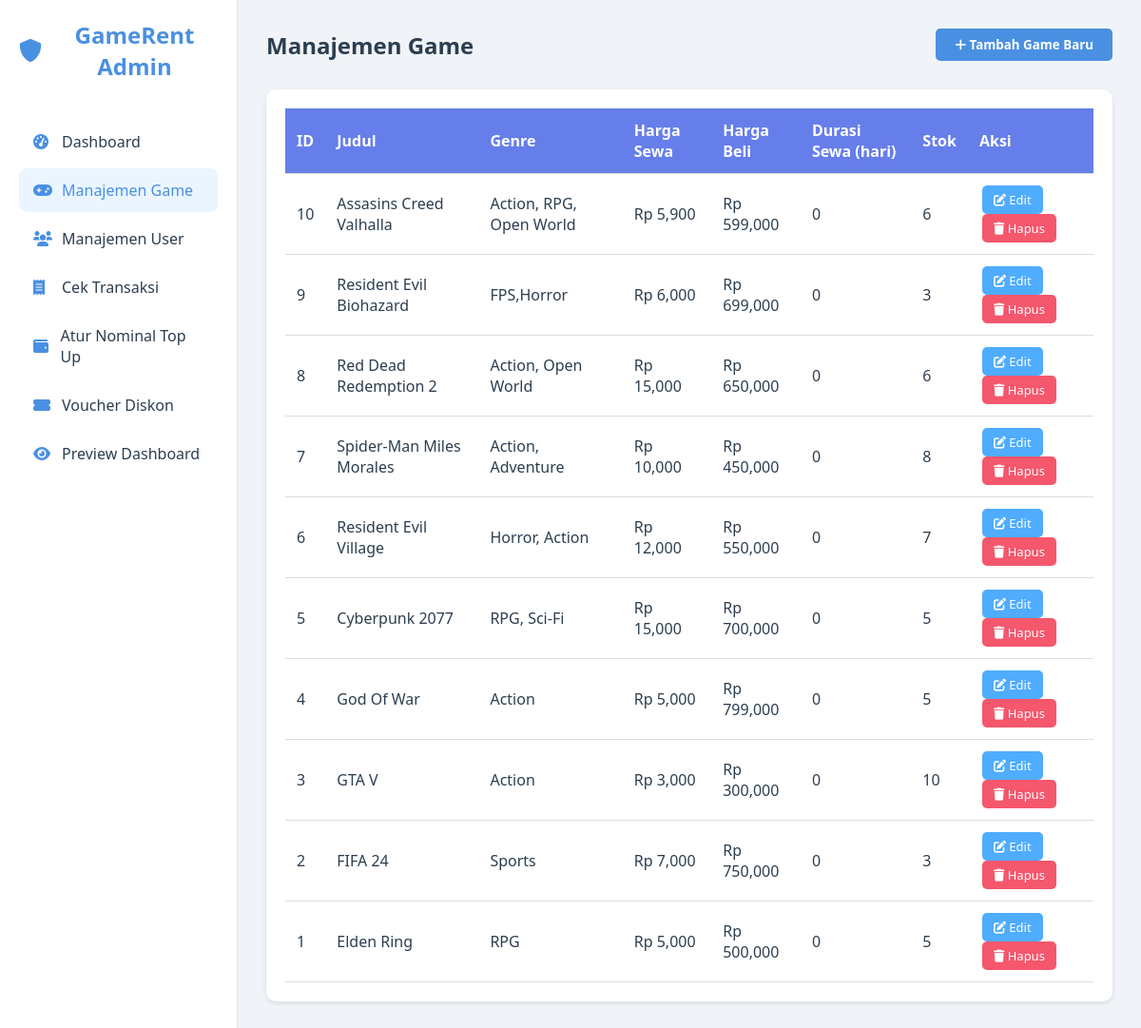
Screenshot of /admin_games.php (signed in) with the database file from the repository.
### tables this page shows
CREATE TABLE `games` (
  `id` int(11) NOT NULL,
  `judul` varchar(100) NOT NULL,
  `deskripsi` text DEFAULT NULL,
  `genre` varchar(50) DEFAULT NULL,
  `harga_sewa` decimal(10,2) NOT NULL,
  `harga_beli` decimal(10,2) NOT NULL,
  `stok` int(11) DEFAULT 1,
  `gambar` varchar(255) DEFAULT 'default.jpg',
  `created_at` timestamp NOT NULL DEFAULT current_timestamp()
);

### admin_games.php (the view, shortened to what this page needs)
<?php
include 'config/database.php';
$games_query = "SELECT * FROM games ORDER BY id DESC";
$games_result = mysqli_query($conn, $games_query);
?>
<!DOCTYPE html>
<html lang="id">
<head>
    <link rel="stylesheet" href="https://cdnjs.cloudflare.com/ajax/libs/font-awesome/6.0.0/css/all.min.css">
    <link rel="stylesheet" href="aset/style.css">
</head>
<body>
    <?php include 'aset/admin_sidebar.php'; ?>
    <main class="main-content">
        <header class="top-bar">
            <div class="welcome-text">
                <h2>Manajemen Game</h2>
            </div>
            <div class="user-action">
                <button onclick="openModal('addModal')" class="btn btn-primary">
                    <i class="fas fa-plus"></i> Tambah Game Baru
                </button>
            </div>
        </header>
        <section>
            <div class="table-container">
                <table>
                    <thead>
                        <tr>
                            <th>ID</th>
                            <th>Judul</th>
                            <th>Genre</th>
                            <th>Harga Sewa</th>
                            <th>Harga Beli</th>
                            <th>Durasi Sewa (hari)</th>
                            <th>Stok</th>
                            <th>Aksi</th>
                        </tr>
                    </thead>
                    <tbody>
                        <?php while($game = mysqli_fetch_assoc($games_result)): ?>
                        <tr>
                            <td><?= $game['id'] ?></td>
                            <td><?= htmlspecialchars($game['judul']) ?></td>
                            <td><?= htmlspecialchars($game['genre']) ?></td>
                            <td>Rp <?= number_format($game['harga_sewa']) ?></td>
                            <td>Rp <?= number_format($game['harga_beli']) ?></td>
                            <td><?= $game['durasi_default'] ?? 0 ?></td>
                            <td><?= $game['stok'] ?></td>
                            <td>
                                <a href="javascript:void(0)" onclick='editGame(<?= json_encode($game) ?>)' class="btn-action btn-edit">
                                    <i class="fas fa-edit"></i> Edit
                                </a>
                                <a href="?delete=<?= $game['id'] ?>" onclick="return confirm('Yakin hapus game ini?')" class="btn-action btn-delete">
                                    <i class="fas fa-trash"></i> Hapus
                                </a>
                            </td>
                        </tr>
                        <?php endwhile; ?>
                    </tbody>
                </table>
            </div>
        </section>
    </main>
</body>
</html>

### aset/admin_sidebar.php
<aside class="sidebar">
    <div class="brand">
        <i class="fas fa-shield-alt"></i> GameRent Admin
    </div>
    <nav>
        <?php $page = basename($_SERVER['PHP_SELF']); ?>
        <a href="admin_dashboard.php" class="menu-btn <?= ($page == 'admin_dashboard.php') ? 'active' : '' ?>">
            <i class="fas fa-tachometer-alt"></i> Dashboard
        </a>
        <a href="admin_games.php" class="menu-btn <?= ($page == 'admin_games.php') ? 'active' : '' ?>">
            <i class="fas fa-gamepad"></i> Manajemen Game
        </a>
        <a href="admin_users.php" class="menu-btn <?= ($page == 'admin_users.php') ? 'active' : '' ?>">
            <i class="fas fa-users"></i> Manajemen User
        </a>
        <a href="admin_transactions.php" class="menu-btn <?= ($page == 'admin_transactions.php') ? 'active' : '' ?>">
            <i class="fas fa-receipt"></i> Cek Transaksi
        </a>
        <a href="admin_topup.php" class="menu-btn <?= ($page == 'admin_topup.php') ? 'active' : '' ?>">
            <i class="fas fa-wallet"></i> Atur Nominal Top Up
        </a>
        <a href="admin_vouchers.php" class="menu-btn <?= ($page == 'admin_vouchers.php') ? 'active' : '' ?>">
            <i class="fas fa-ticket-alt"></i> Voucher Diskon
        </a>
        <a href="index.php?preview=user" class="menu-btn">
            <i class="fas fa-eye"></i> Preview Dashboard
        </a>
    </nav>
</aside>

### aset/style.css (style rules this page uses)
:root { --bg-body: #F0F4F8; --bg-sidebar: #FFFFFF; --primary: #4A90E2; --primary-hover: #357ABD; --text-dark: #2C3E50; --text-grey: #95A5A6; --border-color: #E1E8ED; --danger: #e74c3c; --success: #2ecc71; }
* { margin: 0; padding: 0; box-sizing: border-box; font-family: 'Segoe UI', Tahoma, Geneva, Verdana, sans-serif; }
body { background-color: var(--bg-body); color: var(--text-dark); display: flex; min-height: 100vh; }
a { text-decoration: none; }
.sidebar { width: 250px; background-color: var(--bg-sidebar); padding: 20px; display: flex; flex-direction: column; border-right: 1px solid var(--border-color); position: fixed; height: 100%; z-index: 100; }
.brand { font-size: 24px; font-weight: bold; color: var(--primary); margin-bottom: 40px; text-align: center; display: flex; align-items: center; justify-content: center; gap: 10px; }
.menu-btn { display: flex; align-items: center; padding: 12px 15px; color: var(--text-dark); border-radius: 8px; margin-bottom: 5px; transition: 0.3s; font-weight: 500; }
.menu-btn i { width: 30px; color: var(--primary); }
.menu-btn:hover, .menu-btn.active { background-color: #EBF5FF; color: var(--primary); }
.main-content { margin-left: 250px; flex: 1; padding: 30px; }
.top-bar { display: flex; justify-content: space-between; align-items: center; margin-bottom: 30px; }
.user-action { display: flex; align-items: center; gap: 15px; }
.btn { padding: 8px 20px; border-radius: 5px; font-weight: bold; transition: 0.3s; border: none; cursor: pointer; display: inline-block; }
.btn-primary { background-color: var(--primary); color: white; }

### admin_games.php (style rules this page uses)
.table-container { background: white; border-radius: 10px; padding: 20px; box-shadow: 0 2px 5px rgba(0,0,0,0.1); overflow-x: auto; }
table { width: 100%; border-collapse: collapse; }
th, td { padding: 12px; text-align: left; border-bottom: 1px solid #ddd; }
th { background-color: #667eea; color: white; font-weight: 600; }
.btn-action { padding: 6px 12px; margin: 0 3px; border-radius: 5px; text-decoration: none; font-size: 13px; display: inline-block; }
.btn-edit { background: #4facfe; color: white; }
.btn-delete { background: #f5576c; color: white; }

### rows the page displays
games: id "10", judul "Assasins Creed Valhalla", genre "Action, RPG, Open World", harga_sewa "5,900", harga_beli "599,000", durasi_default "0", stok "6"
games: id "9", judul "Resident Evil Biohazard", genre "FPS,Horror", harga_sewa "6,000", harga_beli "699,000", durasi_default "0", stok "3"
games: id "8", judul "Red Dead Redemption 2", genre "Action, Open World", harga_sewa "15,000", harga_beli "650,000", durasi_default "0", stok "6"
games: id "7", judul "Spider-Man Miles Morales", genre "Action, Adventure", harga_sewa "10,000", harga_beli "450,000", durasi_default "0", stok "8"
games: id "6", judul "Resident Evil Village", genre "Horror, Action", harga_sewa "12,000", harga_beli "550,000", durasi_default "0", stok "7"
games: id "5", judul "Cyberpunk 2077", genre "RPG, Sci-Fi", harga_sewa "15,000", harga_beli "700,000", durasi_default "0", stok "5"
games: id "4", judul "God Of War", genre "Action", harga_sewa "5,000", harga_beli "799,000", durasi_default "0", stok "5"
games: id "3", judul "GTA V", genre "Action", harga_sewa "3,000", harga_beli "300,000", durasi_default "0", stok "10"
games: id "2", judul "FIFA 24", genre "Sports", harga_sewa "7,000", harga_beli "750,000", durasi_default "0", stok "3"
games: id "1", judul "Elden Ring", genre "RPG", harga_sewa "5,000", harga_beli "500,000", durasi_default "0", stok "5"
